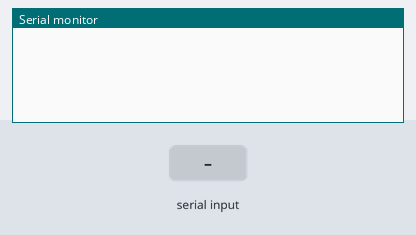
A sketch run on a simulated Arduino Uno, built with avr-gcc and run on an emulated ATmega328P. Parts: the last lines printed to the serial monitor. Inputs (shaded band) come from the test bench.

Above: at 1.2 s.
1.3 s: "90,45\n" received over the second serial link
At 2.1 s:
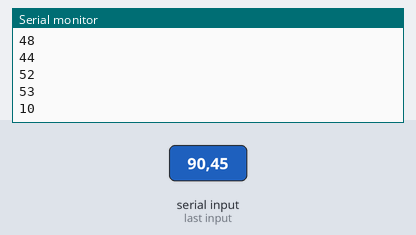
2.8 s: "30,150\n" received over the second serial link
At 3.4 s:
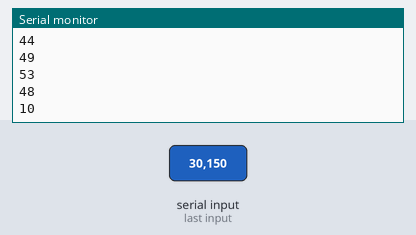
Timing chart, 0 to 5.8 s (numbered marks = the images above; inputs shaded):
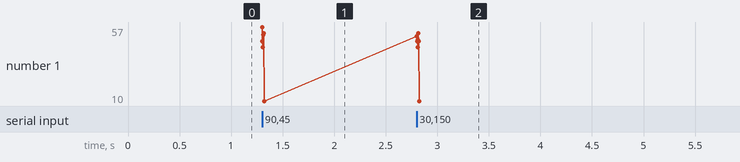

The sketch:

Task2_mob.ino
```cpp
#include <SoftwareSerial.h>

int bluetoothTx = 7;
int bluetoothRx = 8;
SoftwareSerial bluetooth(bluetoothTx, bluetoothRx);
String state; // string to store incoming message from bluetooth
int s,f;

void setup() {
  Serial.begin(9600); // serial communication started

bluetooth.begin(9600);

}
//-----------------------------------------------------------------------//
void loop() {
  while (bluetooth.available()>0){  //Check if there is an available byte to read
  //delay(10); //Delay added to make thing stable
  unsigned int c = bluetooth.read(); //Conduct a serial read
  state += c ;


  if (state.length() ==2){
    int d = state.toInt();

  Serial.println(d);

  state="";}


}}
```

Measured:
- after the input at 1.3 s, the serial monitor: prints a new line at once (image 1)
- after the input at 2.8 s, the serial monitor: prints a new line at once (image 2)
